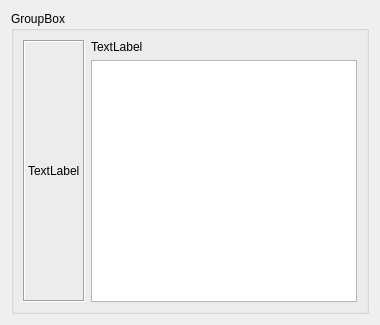
<?xml version="1.0" encoding="UTF-8"?>
<ui version="4.0">
 <class>cImageWidget</class>
 <widget class="QWidget" name="cImageWidget">
  <property name="geometry">
   <rect>
    <x>0</x>
    <y>0</y>
    <width>380</width>
    <height>325</height>
   </rect>
  </property>
  <property name="windowTitle">
   <string>Form</string>
  </property>
  <layout class="QGridLayout" name="gridLayout_3">
   <item row="0" column="0">
    <widget class="QGroupBox" name="m_lpName">
     <property name="title">
      <string>GroupBox</string>
     </property>
     <layout class="QGridLayout" name="gridLayout_2">
      <item row="0" column="0">
       <layout class="QGridLayout" name="gridLayout">
        <item row="1" column="1">
         <widget class="QTextEdit" name="m_lpDescription"/>
        </item>
        <item row="0" column="0" rowspan="2">
         <widget class="QLabel" name="m_lpImage">
          <property name="frameShape">
           <enum>QFrame::Box</enum>
          </property>
          <property name="frameShadow">
           <enum>QFrame::Sunken</enum>
          </property>
          <property name="text">
           <string>TextLabel</string>
          </property>
         </widget>
        </item>
        <item row="0" column="1">
         <widget class="QLabel" name="m_lpType">
          <property name="text">
           <string>TextLabel</string>
          </property>
         </widget>
        </item>
       </layout>
      </item>
     </layout>
    </widget>
   </item>
  </layout>
 </widget>
 <resources/>
 <connections/>
</ui>
